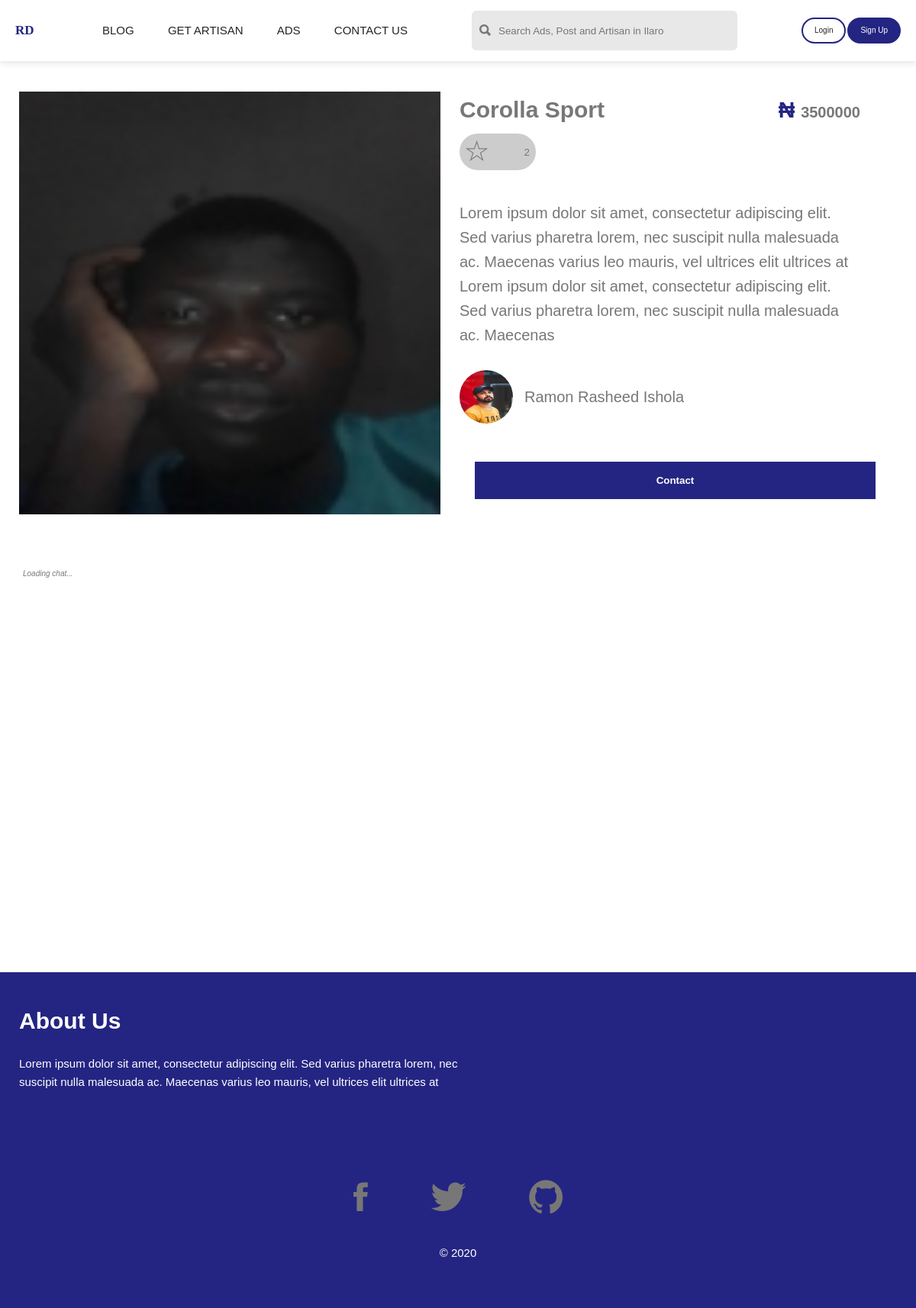
/ads/e7500338-8b1c-4d89-b0fb-710207b4b720/, run on the app's committed database.
### main/models.py (models this page shows, shortened)
class AdImage(models.Model):
    id = models.UUIDField(primary_key=True, default=uuid.uuid4, editable=False)
    ad = models.ForeignKey(Ad, on_delete=models.CASCADE)
    image = models.ImageField()

class Ad(models.Model):
    cat = [
        ('phones', 'Phones and Tablets'),
        ('computers', 'Computers and Accessories'),
        ('cars', 'Cars'),
        ('home', 'Home and Kicthen'),
        ('babies', 'Kids and Toys'),
        ('electronic', 'Electronics'),
    ]
    id = models.UUIDField(primary_key=True, default=uuid.uuid4, editable=False)
    user = models.ForeignKey(MyUser, on_delete=models.CASCADE)
    title = models.CharField(max_length=60)
    description = models.TextField(max_length=300)
    categories = models.CharField(max_length=300, choices=cat)
    location = models.CharField(max_length=100, default="Ilaro Ogun State")
    price = models.PositiveIntegerField()
    liked = models.ManyToManyField(
        MyUser, default=None, blank=True, related_name="liked")
    boosted = models.BooleanField(default=False)
    created_at = models.DateTimeField(auto_now_add=True)

### myAuth/models.py (models this page shows, shortened)
class MyUser(AbstractBaseUser):
    id = models.UUIDField(primary_key=True, default=uuid.uuid4, editable=False)
    email = models.EmailField(verbose_name="email", max_length=60, unique=True)
    date_joined = models.DateTimeField(
        verbose_name='date joined', auto_now_add=True)
    last_login = models.DateTimeField(verbose_name='last login', auto_now=True)
    is_admin = models.BooleanField(default=False)
    is_active = models.BooleanField(default=True)
    is_staff = models.BooleanField(default=False)
    is_superuser = models.BooleanField(default=False)
    fullname = models.CharField(max_length=60)
    phone = models.PositiveIntegerField()
    photo = models.ImageField(default="default.jpg")
    is_artisan = models.BooleanField(default=False)
    USERNAME_FIELD = 'email'
    REQUIRED_FIELDS = ['fullname', 'phone']
    objects = MyUserManager()

### main/views.py (the view)
# urls.py: path("ads/<str:id>/", ads_details_view, name="ads_details"),
def ads_details_view(request, id):
    ad = get_object_or_404(Ad, id=id)
    imgs = AdImage.objects.filter(ad=ad.id)
    context = {
        "ad": ad,
        "images": imgs
    }
    return render(request, 'ads/adsDetails.html', context)

### razboy/middwares.py (called while the page is built)
def open_access_middleware(get_response):
    def middleware(request):
        response = get_response(request)
        response["Access-Control-Allow-Origin"] = "*"
        response["Access-Control-Allow-Headers"] = "*"
        return response
    return middleware

### templates/ads/adsDetails.html (shortened to what this page needs)
{% extends 'base.html' %}
{% block r %}r{% endblock r %}
{% block content %}
<section class="details-container">
  <div class="details-images">
    <div class="image-view">
      <figure class="image-fig-view">
        <img class="img-view" src="{{ images.0.image.url }}" alt="Image 1" />
      </figure>
    </div>
  </div>
  <div class="details-info">
    <div class="details-top">
      <h3 class="details-title">{{ ad.title }}</h3>
      <p class="details-big">
        <span class="cur">&#8358;</span>
        <span class="price">
          {{ ad.price }}
        </span>
      </p>
    </div>
    <div class="details-body">
      <form action="{% url 'like_ad' ad.pk %}" method="POST">
        <button type="submit" name="ad_id" class="btn-like" value="{{ ad.id }}"
          style="border: none; background: #ccc; cursor: pointer; outline: none">
          <i class="ion-ios-star-outline"></i>
          <p class="likes-count">{{ ad.liked.count }}</p>
        </button>
      </form>
      <div class="details-des">
        <p class="text">
          {{ ad.description }}
        </p>
      </div>
    </div>
    <div class="details-bottom">
      <div class="seller-info">
        <img class="seller-img" src="{{ ad.user.photo.url }}" alt="" />
        <h5 class="seller-name">{{ ad.user.fullname }}</h5>
      </div>
      <button class="btn-chat" type="submit">Contact</button>
    </div>
  </div>
</section>
<div id="talkjs-container" style="width: 90%; margin: 30px; height: 500px">
  <i>Loading chat...</i>
</div>
{% endblock content %}

### static/css/style.css (style rules this page uses)
button,a { cursor: pointer; }
html { font-size: 62.5%; }
body { font-size: 1rem; font-family: "Gill Sans", sans-serif; color: #777; line-height: 1.6; font-weight: 300; position: relative; }
.details-container { width: 100%; padding: 4rem 2.5rem; display: flex; align-items: stretch; }
.details-images { width: 48%; display: flex; align-items: center; justify-content: space-between; }
.image-view { width: 100%; align-self: stretch; }
.image-fig-view { width: 100%; height: 100%; }
.img-view { width: 100%; height: 100%; object-fit: cover; display: block; }
.details-info { padding: 0rem 2.5rem; width: 50%; }
.details-top { width: 100%; display: flex; justify-content: space-between; align-items: center; }
.details-title { font-size: 3rem; }
.details-big { font-weight: 700; justify-self: flex-end; }
.cur { font-size: 3rem; color: #242582; }
.price { font-size: 2rem; margin-left: 0.5rem; }
.details-body { margin-top: 0.7rem; width: 100%; }
.btn-like { padding: 0.5rem 0.8rem; display: flex; justify-content: space-between; border-radius: 200px; align-items: center; width: 10rem; background-color: #f7f7f7; }
.btn-like i { font-size: 250%; }
.details-des { margin-top: 4rem; }
.details-des p { font-size: 2rem; }
.details-bottom { width: 100%; margin-top: 3rem; }
.seller-info { display: flex; align-items: center; margin-bottom: 3rem; }
.seller-img { height: 7rem; width: 7rem; border-radius: 50%; }
.seller-name { margin-left: 1.5rem; font-size: 2rem; font-weight: 400; }
.btn-chat { width: 100%; margin: 2rem; padding: 1.7rem; border: none; background-color: #242582; color: #fff; font-weight: 700; }

### data on the page
AdImage: image (picture)
Ad: title "Corolla Sport", price "3500000", liked.count "2", description "Lorem ipsum dolor sit amet, consectetur adipiscing elit. Sed varius pharetra lorem, nec suscipit nulla malesuada ac. Maecenas varius leo mauris, vel ultrices elit ultrices at Lorem ipsum dolor sit amet, consectetur adipiscing elit. Sed varius pharetra lorem, nec suscipit nulla malesuada ac. Maecenas", user.photo (picture), user.fullname "Ramon Rasheed Ishola"
